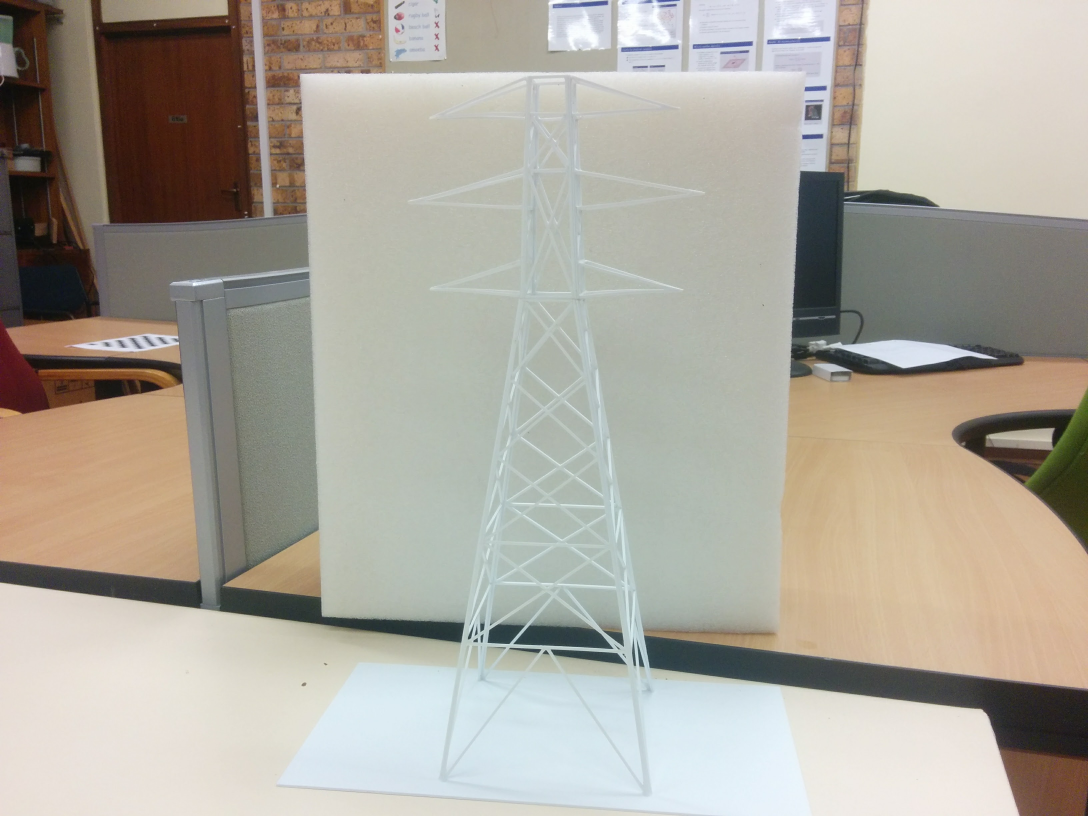
#> input picture pylon.jpg, 3264 x 2448 px (shown at 1/3 size)
$ python pylon_estimation.py
#> lines starting #> are read from the running program, lines starting #| are printed output that depends on the picture
import cv2
import numpy as np

image = cv2.imread('pylon.jpg')
#> image is the input picture: shape (2448, 3264, 3); mean B, G, R 156, 166.6, 171.6
size = image.shape
#> size = (2448, 3264, 3)

# The coordinate of the points on the 2D image plane
image_points = np.array(   [(1323.51, 2343.51),     # Bottom left edge
                            (1946.11, 2389.88),     # Bottom right edge
                            (1293.71, 883.058),     # Top left edge
                            (2111.69, 585.006),     # Top right edge
                            (1230.79, 614.812),     # Middle left edge
                            (2115.01, 591.63)      # Middle right edge
                        ], dtype="double")

# The coordinate of the points on the 3D world model
model_points = np.array([
                            (0.0, 0.0, 0.0),             # Bottom left edge
                            (12.4, 0.0, 0.0),            # Bottom right edge
                            (-1.8, 28.3, 4.7),     # Top left edge
                            (14.2, 28.2, 5.8),      # Top right edge
                            (-2.7, 35.3, 5.6),    # Middle left edge
                            (16.1, 34.1, 5.8)      # Middle right edge

                        ])


camera_matrix = np.array([[632.92190286, 0, 253.29077481],
				   			[0, 630.10778062, 318.92409896],
				   			[0,0,1]], dtype="double")

print ("Camera matrix is \n: {0} " .format(camera_matrix))

diff_coeff = np.array([ 0.17165397, -0.34693743, -0.00293247,  0.00966238,  0.57375437])
(success, rotation_vector, translation_vector) = cv2.solvePnP(model_points, image_points, camera_matrix, diff_coeff)

print ("Rotation vector is \n: {0} " .format(rotation_vector))
print ("Translation vector is \n: {0} " .format(translation_vector))

(end_points, jacobian) = cv2.projectPoints(np.array([(0.0,0.0,1000.0)]),rotation_vector,translation_vector,camera_matrix,diff_coeff)
for p in image_points:
 	cv2.circle(image, (int(p[0]), int(p[1])), 3, (0,0,255), -1)

p1 = (int(image_points[0][0]), int(image_points[0][1]))
p2 = (int(end_points[0][0][0]), int(end_points[0][0][1]))

cv2.line(image, p1, p2, (255,0,0), 2)

reduced_image = cv2.resize(image, (0,0), fx = 0.2, fy = 0.2)
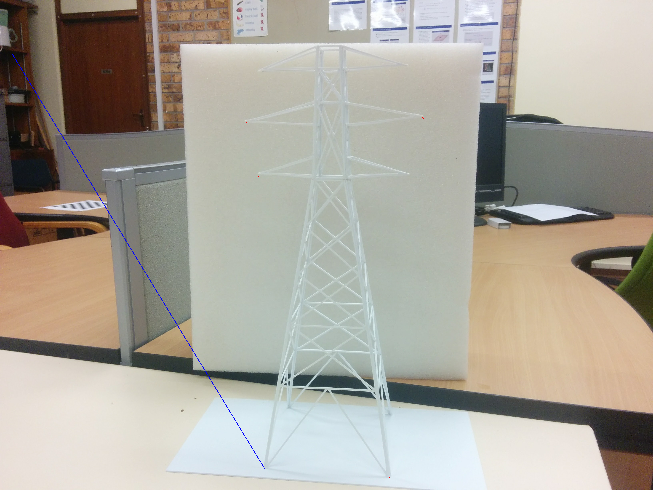
#> reduced_image: shape (490, 653, 3); mean B, G, R 156.2, 166.5, 171.5
cv2.imshow("Output", reduced_image)
cv2.waitKey(0)
cv2.destroyAllWindows()
